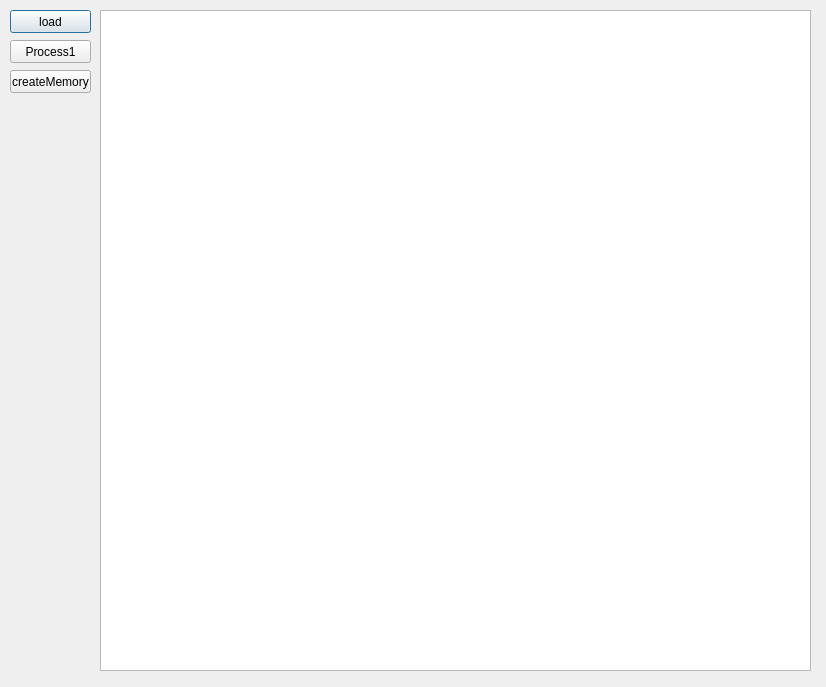
<?xml version="1.0" encoding="UTF-8"?>
<ui version="4.0">
 <class>Dialog</class>
 <widget class="QDialog" name="Dialog">
  <property name="geometry">
   <rect>
    <x>0</x>
    <y>0</y>
    <width>826</width>
    <height>687</height>
   </rect>
  </property>
  <property name="windowTitle">
   <string>Dialog</string>
  </property>
  <widget class="QPushButton" name="pushButton">
   <property name="geometry">
    <rect>
     <x>10</x>
     <y>10</y>
     <width>81</width>
     <height>23</height>
    </rect>
   </property>
   <property name="text">
    <string>load</string>
   </property>
  </widget>
  <widget class="QPushButton" name="btnProcess1">
   <property name="geometry">
    <rect>
     <x>10</x>
     <y>40</y>
     <width>81</width>
     <height>23</height>
    </rect>
   </property>
   <property name="text">
    <string>Process1</string>
   </property>
  </widget>
  <widget class="QListWidget" name="listWidget">
   <property name="geometry">
    <rect>
     <x>100</x>
     <y>10</y>
     <width>711</width>
     <height>661</height>
    </rect>
   </property>
   <property name="autoScroll">
    <bool>true</bool>
   </property>
   <property name="flow">
    <enum>QListView::TopToBottom</enum>
   </property>
   <property name="isWrapping" stdset="0">
    <bool>false</bool>
   </property>
  </widget>
  <widget class="QPushButton" name="pushButton_2">
   <property name="geometry">
    <rect>
     <x>10</x>
     <y>70</y>
     <width>81</width>
     <height>23</height>
    </rect>
   </property>
   <property name="text">
    <string>createMemory</string>
   </property>
  </widget>
 </widget>
 <layoutdefault spacing="6" margin="11"/>
 <resources/>
 <connections/>
</ui>
